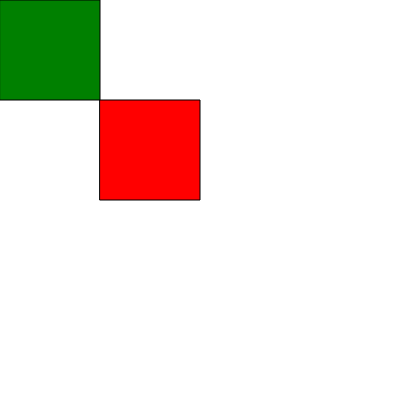
Frame 1 (no input)
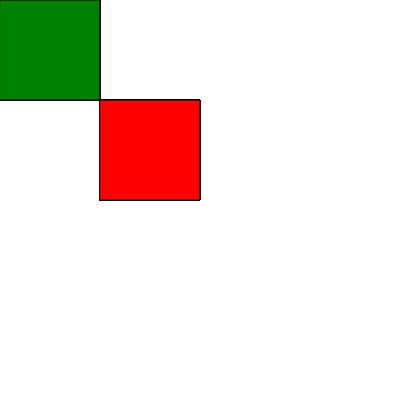
Frame 60 (no input)
Frame 120 (the mouse pressed at the canvas centre since frame 60): identical to frame 60, image omitted

The p5.js sketch that drew these frames (run headless with seeded random() and noise() and a simulated clock; from frame 60 on, the mouse is pressed at the canvas centre):

// p5.js sketch
// ── sketch.js
// 10/23/2018 — Create a box, If a cursor is over a box, do something
// creating abstract instructions, making our own tools
// build on what you have in the code
// what are the patterns you have repated over and over again in your character mid-term
// create one function for your hit zone and find out if you are over htat particular area.

var posX = 0;
var posY = 0;
var rectSize = 100;
var colors = "green";


function setup() {
  // put setup code here
  createCanvas(400, 400);
}

function draw() {
  // put drawing code here
// NEED TO CALL THE function - below, values are declared here!
  // display(random(width), random(height),random(255), random(0,100));
  display(posX, posY, colors, rectSize); // static view

  var box1 = check(mouseX, mouseY, posX, posY, rectSize); // this represents our check function

  //box 1 is going to equal both
  if(box1 == true){
    background("green");
  }

  display(posX+100, posY+100, "red", rectSize);
  var box2 = check(mouseX, mouseY, posX+100, posY+100, rectSize); // this represents our check function

  if(box2 == true){
    background("red");

  }
  // how do we know if it is true or false? Making compartments that are talking to each other.Chexking compartments
}

// creating a function version one below
// function display(){
//   fill(colors);
//   rect(posX, posY, rectSize, rectSize);
// }

// a display function these variables only exist here!
function display(tempX, tempY, tempC, tempS){
  fill(tempC);
  rect(tempX, tempY, tempS, tempS);
}

// check mouse position and location / boundaries of your box
function check(mX, mY, locX, locY, tempRsize){
  if(mX > locX && mX < locX + tempRsize && mY > locY && mY < locY + tempRsize){
    console.log("in box");
    return true; // good for if you have multiple boxes
  }else{
    return false; // true/false or variables or strings or numbers, can return anything
  }
}
